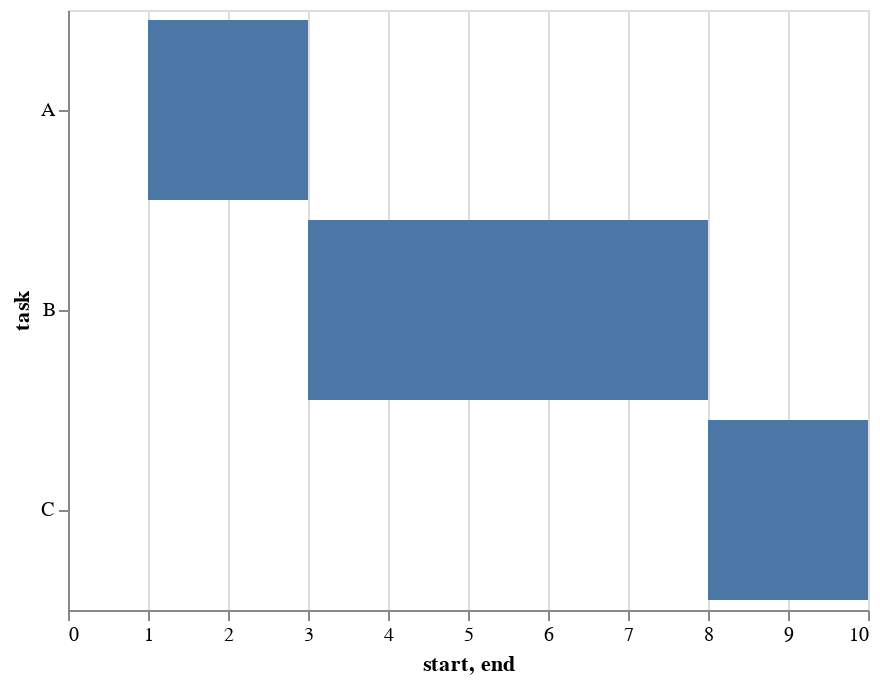

Here is the notebook cell this chart was saved with:
### Code cell
import altair as alt
import pandas as pd

source = pd.DataFrame([
    {"task": "A", "start": 1, "end": 3},
    {"task": "B", "start": 3, "end": 8},
    {"task": "C", "start": 8, "end": 10}
])

alt.Chart(source).mark_bar().encode(
    x='start',
    x2='end',
    y='task'
)

### Figure 1 — Vega-Lite specification as saved in the notebook (floating-point values rounded to 4 significant figures)
{"$schema": "https://vega.github.io/schema/vega-lite/v3.4.0.json", "config": {"mark": {"tooltip": null}, "view": {"height": 300, "width": 400}}, "data": {"name": "data-4492a6b5581ac40825aa8ece71020d8a"}, "datasets": {"data-4492a6b5581ac40825aa8ece71020d8a": [{"end": 3, "start": 1, "task": "A"}, {"end": 8, "start": 3, "task": "B"}, {"end": 10, "start": 8, "task": "C"}]}, "encoding": {"x": {"field": "start", "type": "quantitative"}, "x2": {"field": "end"}, "y": {"field": "task", "type": "nominal"}}, "mark": "bar"}
